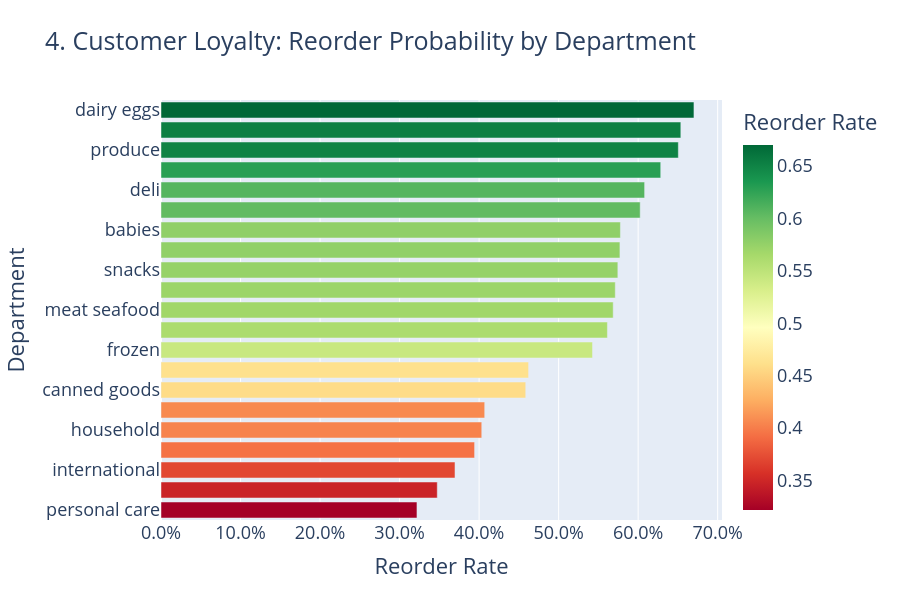

Notebook cell for this chart:
### Code cell
print("4. Generating Reorder Probability...")
fig4 = plot_reorder_probability(df)
fig4.show()

### Figure 1 — Plotly figure (JSON) as saved in the notebook; plotly's stock layout.template omitted (floating-point values rounded to 4 significant figures)
{"data": [{"hovertemplate": "Reorder Rate=%{marker.color}<br>Department=%{y}<extra></extra>", "legendgroup": "", "marker": {"color": [0.3219, 0.3474, 0.3697, 0.3943, 0.4033, 0.4071, 0.4586, 0.4622, 0.5426, 0.5614, 0.5686, 0.5712, 0.5745, 0.5771, 0.5777, 0.6026, 0.6081, 0.6284, 0.6505, 0.6537, 0.6702], "coloraxis": "coloraxis", "pattern": {"shape": ""}}, "name": "", "orientation": "h", "showlegend": false, "textposition": "auto", "type": "bar", "x": [0.3219, 0.3474, 0.3697, 0.3943, 0.4033, 0.4071, 0.4586, 0.4622, 0.5426, 0.5614, 0.5686, 0.5712, 0.5745, 0.5771, 0.5777, 0.6026, 0.6081, 0.6284, 0.6505, 0.6537, 0.6702], "xaxis": "x", "y": ["personal care", "pantry", "international", "missing", "household", "other", "canned goods", "dry goods pasta", "frozen", "breakfast", "meat seafood", "alcohol", "snacks", "bulk", "babies", "pets", "deli", "bakery", "produce", "beverages", "dairy eggs"], "yaxis": "y"}], "layout": {"barmode": "relative", "coloraxis": {"colorbar": {"title": {"text": "Reorder Rate"}}, "colorscale": [[0, "rgb(165,0,38)"], [0.1, "rgb(215,48,39)"], [0.2, "rgb(244,109,67)"], [0.3, "rgb(253,174,97)"], [0.4, "rgb(254,224,139)"], [0.5, "rgb(255,255,191)"], [0.6, "rgb(217,239,139)"], [0.7, "rgb(166,217,106)"], [0.8, "rgb(102,189,99)"], [0.9, "rgb(26,152,80)"], [1, "rgb(0,104,55)"]]}, "font": {"size": 18}, "height": 600, "legend": {"tracegroupgap": 0}, "title": {"text": "4. Customer Loyalty: Reorder Probability by Department"}, "xaxis": {"anchor": "y", "domain": [0, 1], "tickformat": ".1%", "title": {"text": "Reorder Rate"}}, "yaxis": {"anchor": "x", "domain": [0, 1], "title": {"text": "Department"}}}}
